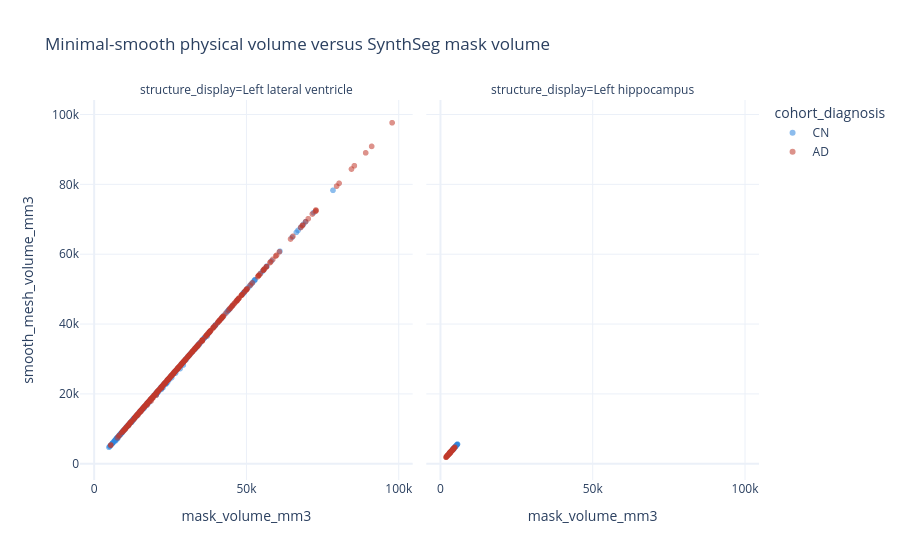
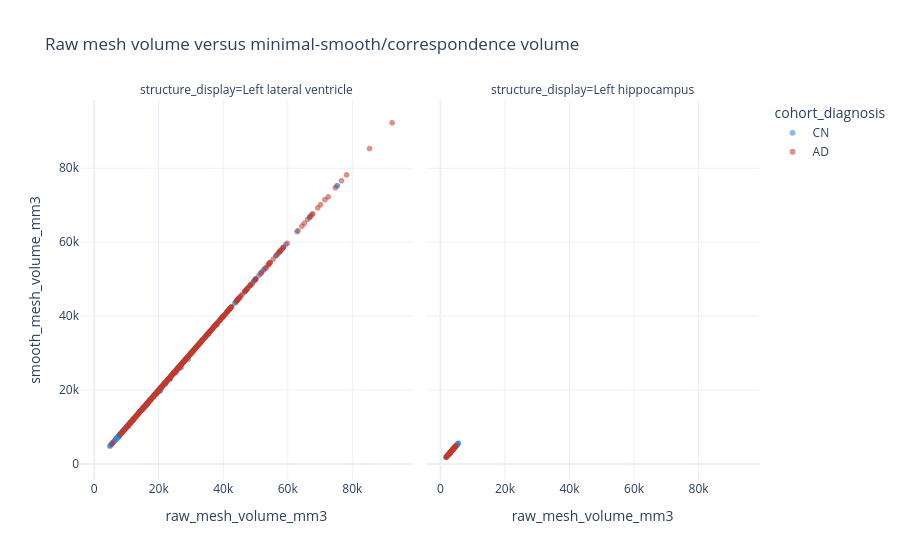

Notebook code for these charts, in order:
### Markdown cell above
## 2. Raw, smoothed, and correspondence-volume lineage

### Code cell
lineage_columns = ['structure_display', 'cohort_diagnosis', 'mask_volume_mm3', 'raw_mesh_volume_mm3', 'smooth_mesh_volume_mm3']
lineage = visits[[column for column in lineage_columns if column in visits.columns]].dropna()
fig = px.scatter(lineage.sample(min(2500, len(lineage)), random_state=42),
                 x='mask_volume_mm3', y='smooth_mesh_volume_mm3', color='cohort_diagnosis', facet_col='structure_display',
                 opacity=0.55, color_discrete_map=COLORS,
                 title='Minimal-smooth physical volume versus SynthSeg mask volume')
fig.update_layout(template='plotly_white')
fig.show()

fig = px.scatter(lineage.sample(min(2500, len(lineage)), random_state=43),
                 x='raw_mesh_volume_mm3', y='smooth_mesh_volume_mm3', color='cohort_diagnosis', facet_col='structure_display',
                 opacity=0.55, color_discrete_map=COLORS,
                 title='Raw mesh volume versus minimal-smooth/correspondence volume')
fig.update_layout(template='plotly_white')
fig.show()

### Figure 1 — Plotly figure (JSON) as saved in the notebook; plotly's stock layout.template omitted (floating-point values rounded to 4 significant figures; data arrays with more than 128 entries replaced by an {"elided": "..."} marker saying what was removed)
{"data": [{"hovertemplate": "cohort_diagnosis=CN<br>structure_display=Left lateral ventricle<br>mask_volume_mm3=%{x}<br>smooth_mesh_volume_mm3=%{y}<extra></extra>", "legendgroup": "CN", "marker": {"color": "#2E86DE", "opacity": 0.55, "symbol": "circle"}, "mode": "markers", "name": "CN", "showlegend": true, "type": "scattergl", "x": {"elided": "777 float values"}, "xaxis": "x", "y": {"elided": "777 float values"}, "yaxis": "y"}, {"hovertemplate": "cohort_diagnosis=CN<br>structure_display=Left hippocampus<br>mask_volume_mm3=%{x}<br>smooth_mesh_volume_mm3=%{y}<extra></extra>", "legendgroup": "CN", "marker": {"color": "#2E86DE", "opacity": 0.55, "symbol": "circle"}, "mode": "markers", "name": "CN", "showlegend": false, "type": "scattergl", "x": {"elided": "819 float values"}, "xaxis": "x2", "y": {"elided": "819 float values"}, "yaxis": "y2"}, {"hovertemplate": "cohort_diagnosis=AD<br>structure_display=Left lateral ventricle<br>mask_volume_mm3=%{x}<br>smooth_mesh_volume_mm3=%{y}<extra></extra>", "legendgroup": "AD", "marker": {"color": "#C0392B", "opacity": 0.55, "symbol": "circle"}, "mode": "markers", "name": "AD", "showlegend": true, "type": "scattergl", "x": {"elided": "453 float values"}, "xaxis": "x", "y": {"elided": "453 float values"}, "yaxis": "y"}, {"hovertemplate": "cohort_diagnosis=AD<br>structure_display=Left hippocampus<br>mask_volume_mm3=%{x}<br>smooth_mesh_volume_mm3=%{y}<extra></extra>", "legendgroup": "AD", "marker": {"color": "#C0392B", "opacity": 0.55, "symbol": "circle"}, "mode": "markers", "name": "AD", "showlegend": false, "type": "scattergl", "x": {"elided": "451 float values"}, "xaxis": "x2", "y": {"elided": "451 float values"}, "yaxis": "y2"}], "layout": {"annotations": [{"font": {}, "showarrow": false, "text": "structure_display=Left lateral ventricle", "x": 0.245, "xanchor": "center", "xref": "paper", "y": 1, "yanchor": "bottom", "yref": "paper"}, {"font": {}, "showarrow": false, "text": "structure_display=Left hippocampus", "x": 0.755, "xanchor": "center", "xref": "paper", "y": 1, "yanchor": "bottom", "yref": "paper"}], "legend": {"title": {"text": "cohort_diagnosis"}, "tracegroupgap": 0}, "title": {"text": "Minimal-smooth physical volume versus SynthSeg mask volume"}, "xaxis": {"anchor": "y", "domain": [0, 0.49], "title": {"text": "mask_volume_mm3"}}, "xaxis2": {"anchor": "y2", "domain": [0.51, 1], "matches": "x", "title": {"text": "mask_volume_mm3"}}, "yaxis": {"anchor": "x", "domain": [0, 1], "title": {"text": "smooth_mesh_volume_mm3"}}, "yaxis2": {"anchor": "x2", "domain": [0, 1], "matches": "y", "showticklabels": false}}}

### Figure 2 — Plotly figure (JSON) as saved in the notebook; plotly's stock layout.template omitted (floating-point values rounded to 4 significant figures; data arrays with more than 128 entries replaced by an {"elided": "..."} marker saying what was removed)
{"data": [{"hovertemplate": "cohort_diagnosis=CN<br>structure_display=Left lateral ventricle<br>raw_mesh_volume_mm3=%{x}<br>smooth_mesh_volume_mm3=%{y}<extra></extra>", "legendgroup": "CN", "marker": {"color": "#2E86DE", "opacity": 0.55, "symbol": "circle"}, "mode": "markers", "name": "CN", "showlegend": true, "type": "scattergl", "x": {"elided": "784 float values"}, "xaxis": "x", "y": {"elided": "784 float values"}, "yaxis": "y"}, {"hovertemplate": "cohort_diagnosis=CN<br>structure_display=Left hippocampus<br>raw_mesh_volume_mm3=%{x}<br>smooth_mesh_volume_mm3=%{y}<extra></extra>", "legendgroup": "CN", "marker": {"color": "#2E86DE", "opacity": 0.55, "symbol": "circle"}, "mode": "markers", "name": "CN", "showlegend": false, "type": "scattergl", "x": {"elided": "799 float values"}, "xaxis": "x2", "y": {"elided": "799 float values"}, "yaxis": "y2"}, {"hovertemplate": "cohort_diagnosis=AD<br>structure_display=Left lateral ventricle<br>raw_mesh_volume_mm3=%{x}<br>smooth_mesh_volume_mm3=%{y}<extra></extra>", "legendgroup": "AD", "marker": {"color": "#C0392B", "opacity": 0.55, "symbol": "circle"}, "mode": "markers", "name": "AD", "showlegend": true, "type": "scattergl", "x": {"elided": "469 float values"}, "xaxis": "x", "y": {"elided": "469 float values"}, "yaxis": "y"}, {"hovertemplate": "cohort_diagnosis=AD<br>structure_display=Left hippocampus<br>raw_mesh_volume_mm3=%{x}<br>smooth_mesh_volume_mm3=%{y}<extra></extra>", "legendgroup": "AD", "marker": {"color": "#C0392B", "opacity": 0.55, "symbol": "circle"}, "mode": "markers", "name": "AD", "showlegend": false, "type": "scattergl", "x": {"elided": "448 float values"}, "xaxis": "x2", "y": {"elided": "448 float values"}, "yaxis": "y2"}], "layout": {"annotations": [{"font": {}, "showarrow": false, "text": "structure_display=Left lateral ventricle", "x": 0.245, "xanchor": "center", "xref": "paper", "y": 1, "yanchor": "bottom", "yref": "paper"}, {"font": {}, "showarrow": false, "text": "structure_display=Left hippocampus", "x": 0.755, "xanchor": "center", "xref": "paper", "y": 1, "yanchor": "bottom", "yref": "paper"}], "legend": {"title": {"text": "cohort_diagnosis"}, "tracegroupgap": 0}, "title": {"text": "Raw mesh volume versus minimal-smooth/correspondence volume"}, "xaxis": {"anchor": "y", "domain": [0, 0.49], "title": {"text": "raw_mesh_volume_mm3"}}, "xaxis2": {"anchor": "y2", "domain": [0.51, 1], "matches": "x", "title": {"text": "raw_mesh_volume_mm3"}}, "yaxis": {"anchor": "x", "domain": [0, 1], "title": {"text": "smooth_mesh_volume_mm3"}}, "yaxis2": {"anchor": "x2", "domain": [0, 1], "matches": "y", "showticklabels": false}}}
